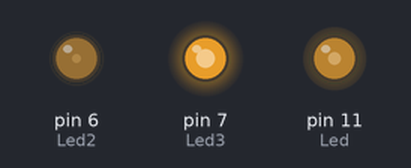
A sketch run on a simulated Arduino Uno, built with avr-gcc and run on an emulated ATmega328P. On the bench: output pins drawn as LEDs (lit = HIGH).

Above: at 0.43 s.
At 6.27 s:
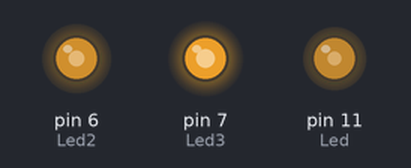
At 12.03 s:
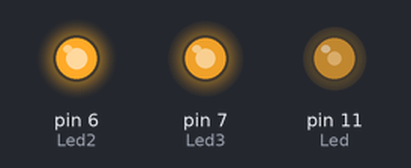
At 24.12 s:
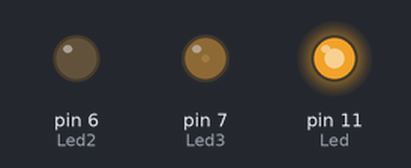
At 29.77 s:
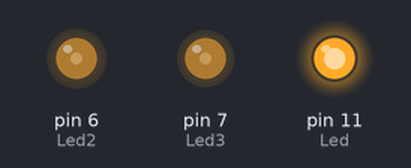
At 38.69 s:
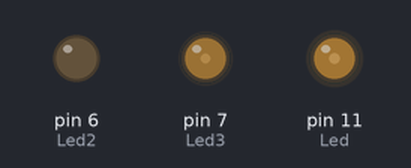
Timing chart, 0 to 40.0 s (numbered marks = the images above):
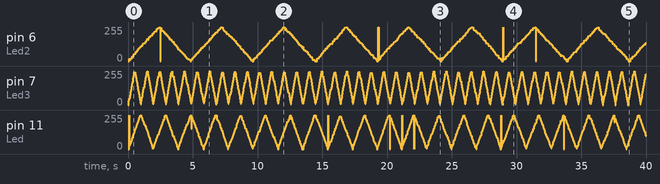

The sketch:

PWM.ino
```cpp
int Led=11, Led2=6, Led3=7, Delay=20;
double cnt=1;
unsigned long Time, CntTime;
int Flag=-1, Delay2=50, Delay3=10;
int cnt2=1, cnt3=1, Flag2=-1, Flag3=-1;

void setup() {
  // put your setup code here, to run once:
pinMode(Led, OUTPUT);
pinMode(Led2, OUTPUT);
pinMode(Led3, OUTPUT);
Serial.begin(9600);
}

void loop() {
  // put your main code here, to run repeatedly:
    Time=micros();
    CntTime=millis();

    if(cnt>=100)
    {
        Flag=-1;
    }

    else if(cnt==0)
    {
        Flag=1;
    }

    if(cnt2>=100)
    {
        Flag2=-1;
    }
    else if(cnt2==0)
    {
        Flag2=1;
    }

    if(cnt3>=100)
    {
        Flag3=-1;
    }

    else if(cnt3==0)
    {
        Flag3=1;
    }

    PWM(Led, 2, cnt, Time);
    PWM(Led2, 2, cnt2, Time);
    PWM(Led3, 2, cnt3, Time);

    if(CntTime%Delay==0)
    {
        cnt+=Flag;
    }

    if(CntTime%Delay2==0)
    {
        cnt2+=Flag2;
    }

    if(CntTime%Delay3==0)
    {
        cnt3+=Flag3;
    }
}

void PWM(int Port, int Cycle, double Duty, unsigned long Time)
{
    double PW;

    PW= Cycle*(Duty/100);

    if( (Time%(Cycle*1000) ) <=PW*1000 && Duty!=0)
    {
        digitalWrite(Port, 1);
    }

    else if( Time%(Cycle*1000) >PW*1000 && Duty!=100)
    {
        digitalWrite(Port, 0);
    }
}
```
